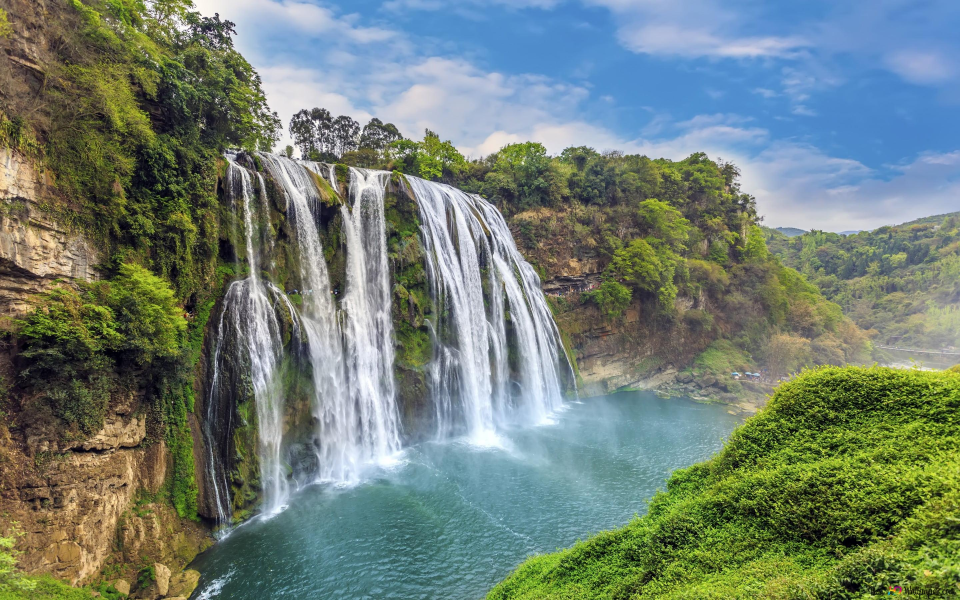
#> input picture imagens/cascata1.jpg, 2880 x 1800 px (shown at 1/3 size); its folder holds only this picture in this run
$ python histogram_analysis.py
#> lines starting #> are read from the running program, lines starting #| are printed output that depends on the picture
import cv2
import numpy as np
import os

# Pastas
input_folder = "../imagens"
output_folder = "resultados/geometric_logic"
os.makedirs(output_folder, exist_ok=True)

# Processar cada imagem
for filename in os.listdir(input_folder):
    if filename.lower().endswith((".jpg", ".jpeg", ".png")):
        input_path = os.path.join(input_folder, filename)
        img = cv2.imread(input_path)
#> img is the input picture: shape (1800, 2880, 3); mean B, G, R 117.3, 128.4, 113.9

        if img is None:
            print(f"⚠️ Erro ao carregar {filename}, a ignorar...")
            continue

        # Redimensionar
        resized = cv2.resize(img, (300, 300))
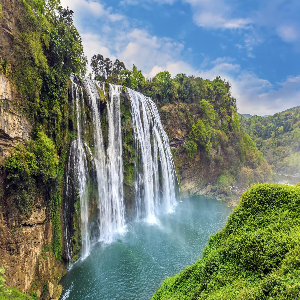
#> resized: shape (300, 300, 3); mean B, G, R 117.4, 128.4, 114

        # Rotacionar
        rotated = cv2.rotate(resized, cv2.ROTATE_90_CLOCKWISE)
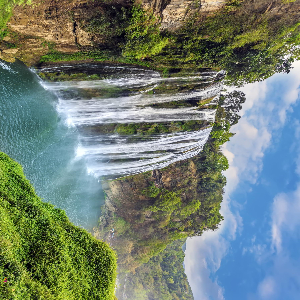
#> rotated: shape (300, 300, 3); mean B, G, R 117.4, 128.4, 114

        # Operação lógica: NOT
        not_img = cv2.bitwise_not(rotated)
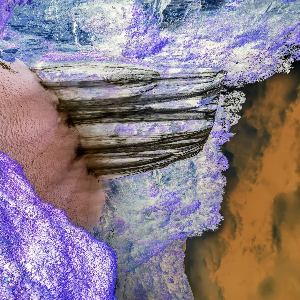
#> not_img: shape (300, 300, 3); mean B, G, R 137.6, 126.6, 141

        # Nome do ficheiro sem extensão
        name = os.path.splitext(filename)[0]

        # Caminho de saída
        output_path = os.path.join(output_folder, f"{name}_processed.jpg")

        # Guardar imagem resultante
        cv2.imwrite(output_path, not_img)
        print(f"✅ Processado: {filename} → {output_path}")

$ run again, on imagens/vaca.jpg
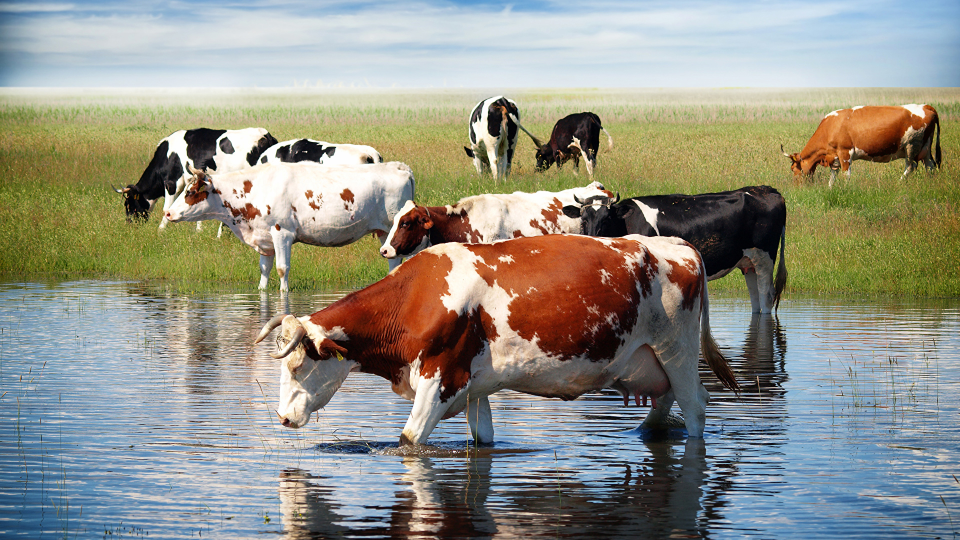
#> input picture imagens/vaca.jpg, 1920 x 1080 px (shown at 1/2 size)
#> img is the input picture: shape (1080, 1920, 3); mean B, G, R 133.8, 145.3, 145.2
#> `rotated = cv2.rotate(resized, cv2.ROTATE_90_CLOCKWISE)`:
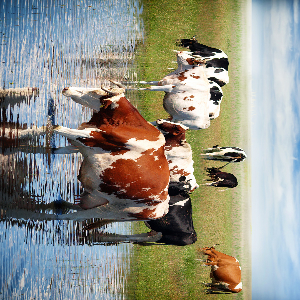
#> rotated: shape (300, 300, 3); mean B, G, R 133.6, 145.1, 145.1
#> `not_img = cv2.bitwise_not(rotated)`:
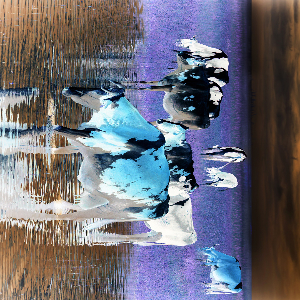
#> not_img: shape (300, 300, 3); mean B, G, R 121.4, 109.9, 109.9

$ run again, on imagens/zebra.jpg
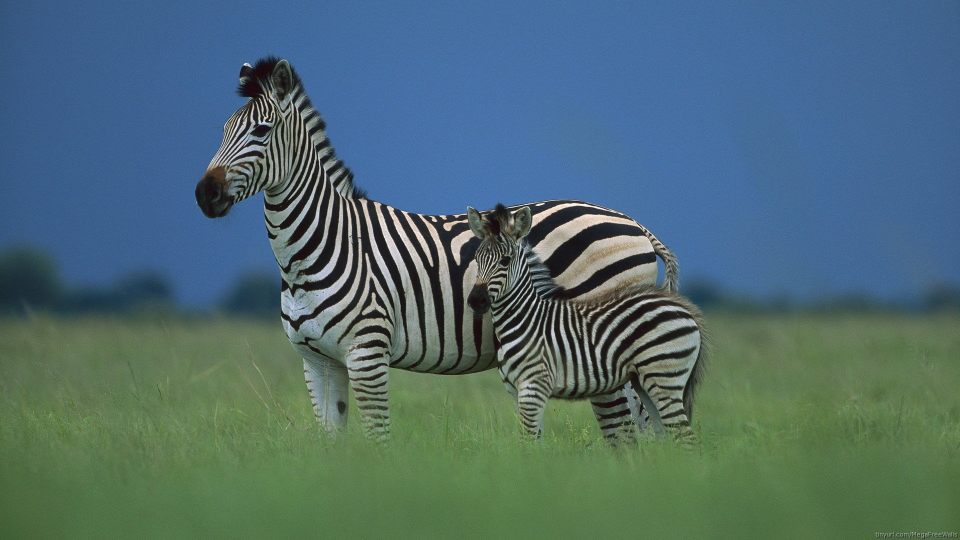
#> input picture imagens/zebra.jpg, 1920 x 1080 px (shown at 1/2 size)
#> img is the input picture: shape (1080, 1920, 3); mean B, G, R 113.1, 107.4, 79
#> `rotated = cv2.rotate(resized, cv2.ROTATE_90_CLOCKWISE)`:
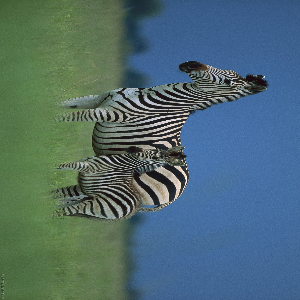
#> rotated: shape (300, 300, 3); mean B, G, R 113, 107.2, 78.9
#> `not_img = cv2.bitwise_not(rotated)`:
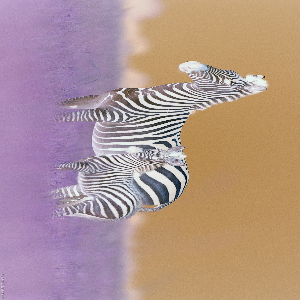
#> not_img: shape (300, 300, 3); mean B, G, R 142, 147.8, 176.1

$ run again, on imagens/evereste2.jpg
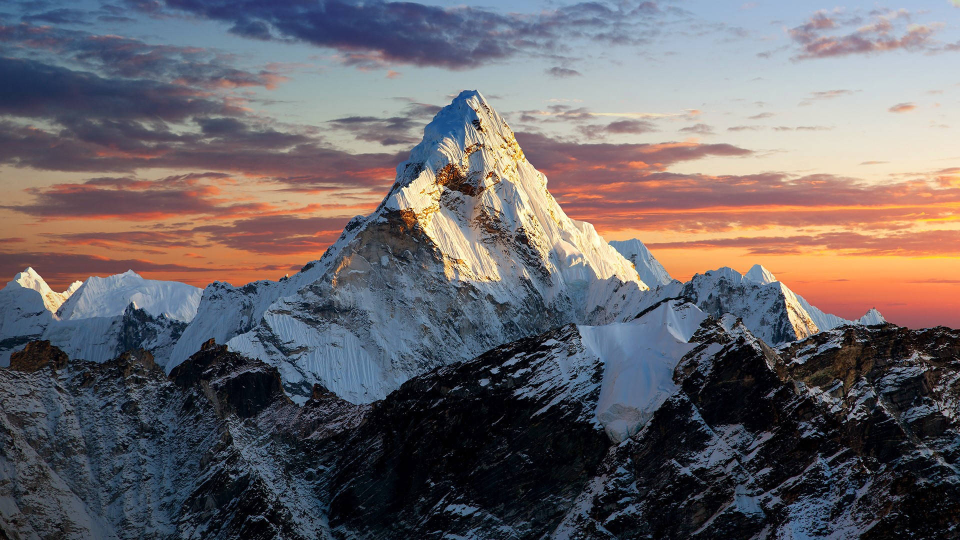
#> input picture imagens/evereste2.jpg, 1920 x 1080 px (shown at 1/2 size)
#> img is the input picture: shape (1080, 1920, 3); mean B, G, R 104.1, 100.1, 105.3
#> `rotated = cv2.rotate(resized, cv2.ROTATE_90_CLOCKWISE)`:
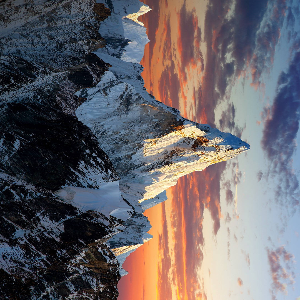
#> rotated: shape (300, 300, 3); mean B, G, R 103.9, 100, 105.2
#> `not_img = cv2.bitwise_not(rotated)`:
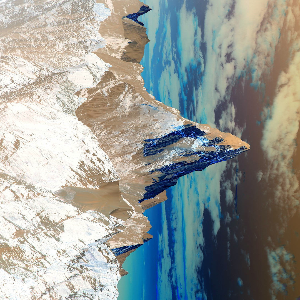
#> not_img: shape (300, 300, 3); mean B, G, R 151.1, 155, 149.8
